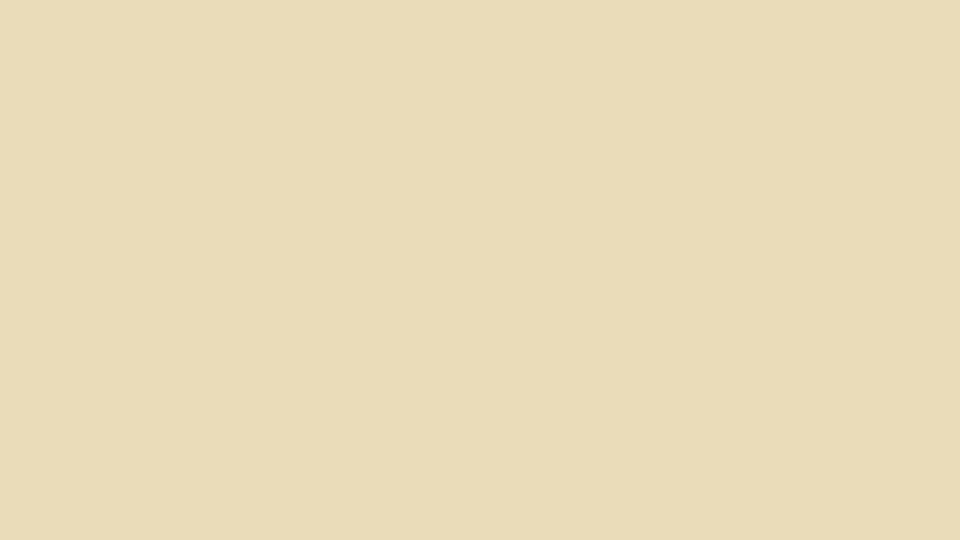
#> input picture youtube/input/background.png, 1920 x 1080 px, found by its file name (shown at 1/2 size)
$ python video.py
#> lines starting #> are read from the running program, lines starting #| are printed output that depends on the picture
from PIL import Image, ImageDraw, ImageFont
import matplotlib.pyplot as plt
import textwrap

def get_font(size):
    try:
        return ImageFont.truetype("arialbd.ttf", size)
    except IOError:
        return ImageFont.load_default()

def get_text_from_file(file_name):
#> called with file_name = 'video_script.txt'
    try:
        with open(file_name, "r", encoding="utf-8") as file:
#> (reads youtube/input/video_script.txt from the repository)
            return file.readlines()
    except FileNotFoundError:
        return ["No file found with the given name."]
    except Exception as e:
        return [f"An error occurred: {e}"]

def get_background_image(background_path):
#> called with background_path = 'background.png'
    try:
        background = Image.open(background_path).convert("RGB")
    except FileNotFoundError:
        background = Image.new("RGB", (1920, 1080), (235, 220, 185))
    return background

def show_image(image):
    plt.figure(figsize=(12, 7))
    plt.imshow(image)
    plt.axis("off")
    plt.show()

def save_image(image, output_path="output.png"):
    image.save(output_path)

def generate_image_with_text(text_lines, background_path="background.png", wrap_width=50):
    background = get_background_image(background_path)
    draw = ImageDraw.Draw(background)
    font_content = get_font(72)

    x, y = 50, 200
    line_spacing = 60

    for line in text_lines:
        wrapped_lines = textwrap.wrap(line.strip(), width=wrap_width)
        for wrapped_line in wrapped_lines:
            draw.text((x, y), wrapped_line, fill="black", font=font_content)
            y += line_spacing
#> after the loop, y = 380

    return background

text_lines = get_text_from_file("video_script.txt")
img = generate_image_with_text(text_lines)
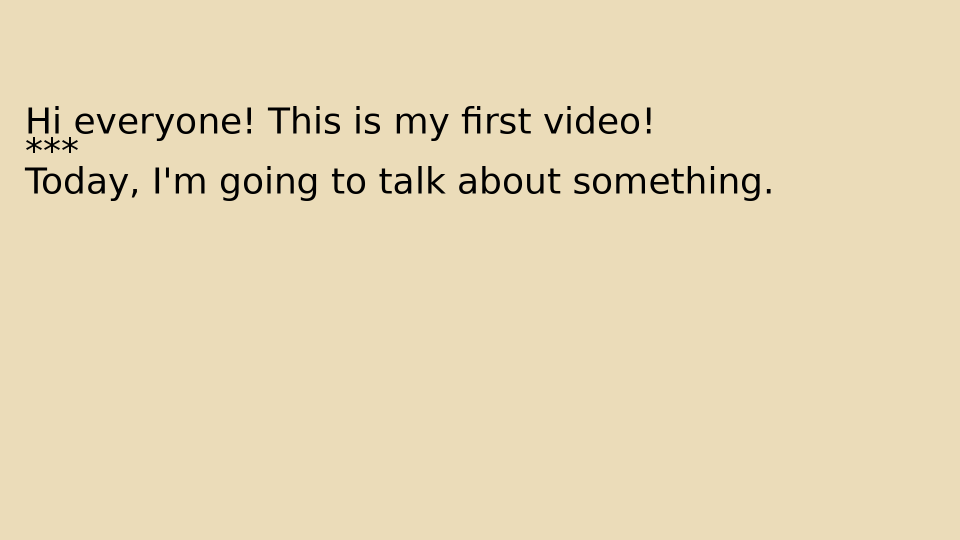
#> img: PIL image 1920x1080 RGB (shown at 1/2 size); mean R, G, B 230.7, 216, 181.6
save_image(img)
